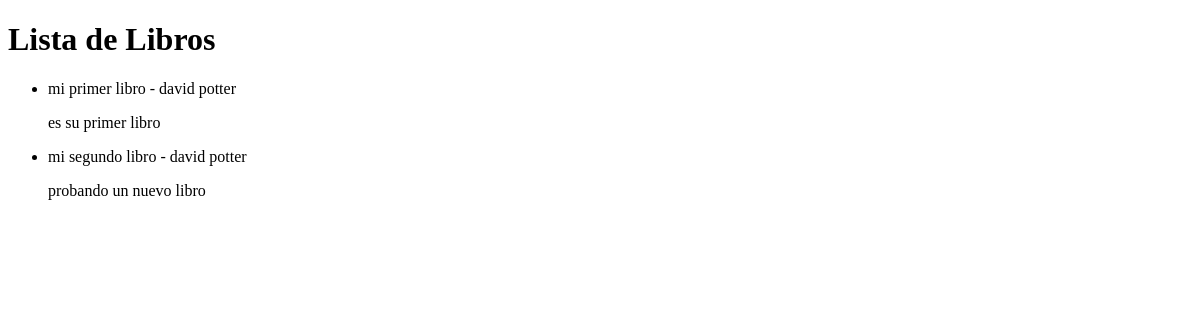
The app's page /biblioteca/libros/, older data.
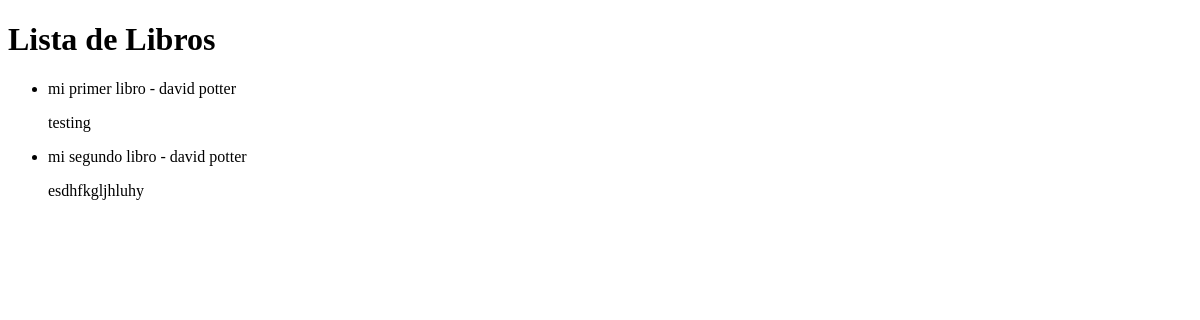
The same page, newer data.
### biblioteca/models.py (models this page shows, shortened)
class Libro(models.Model):
    titulo = models.CharField(max_length=100, help_text='Ingrese el título del libro')
    autor = models.CharField(max_length=50, help_text='Ingrese el nombre del autor')
    resumen = models.TextField()
    año_publicacion = models.IntegerField(validators=[validar_año_publicacion])

### biblioteca/views.py (the view)
# urls.py: path('libros/', views.lista_libros, name='lista_libros'),
def lista_libros(request):
    libros = Libro.objects.all()
    return render(request, 'biblioteca/lista_libros.html', {'libros': libros})

### biblioteca/templates/biblioteca/lista_libros.html (shortened to what this page needs)
<!DOCTYPE html>
<html>
<head>
</head>
<body>
    <h1>Lista de Libros</h1>
    <ul>
        {% for libro in libros %}
            <li>{{ libro.titulo }} - {{ libro.autor }}</li>
            <p>{{ libro.resumen }}</p>
        {% endfor %}
    </ul>
</body>
</html>

Row changes from the older to the newer data that the page shows:
changed Libro "mi primer libro": resumen "es su primer libro" → "testing"
changed Libro "mi segundo libro": resumen "probando un nuevo libro" → "esdhfkgljhluhy"
